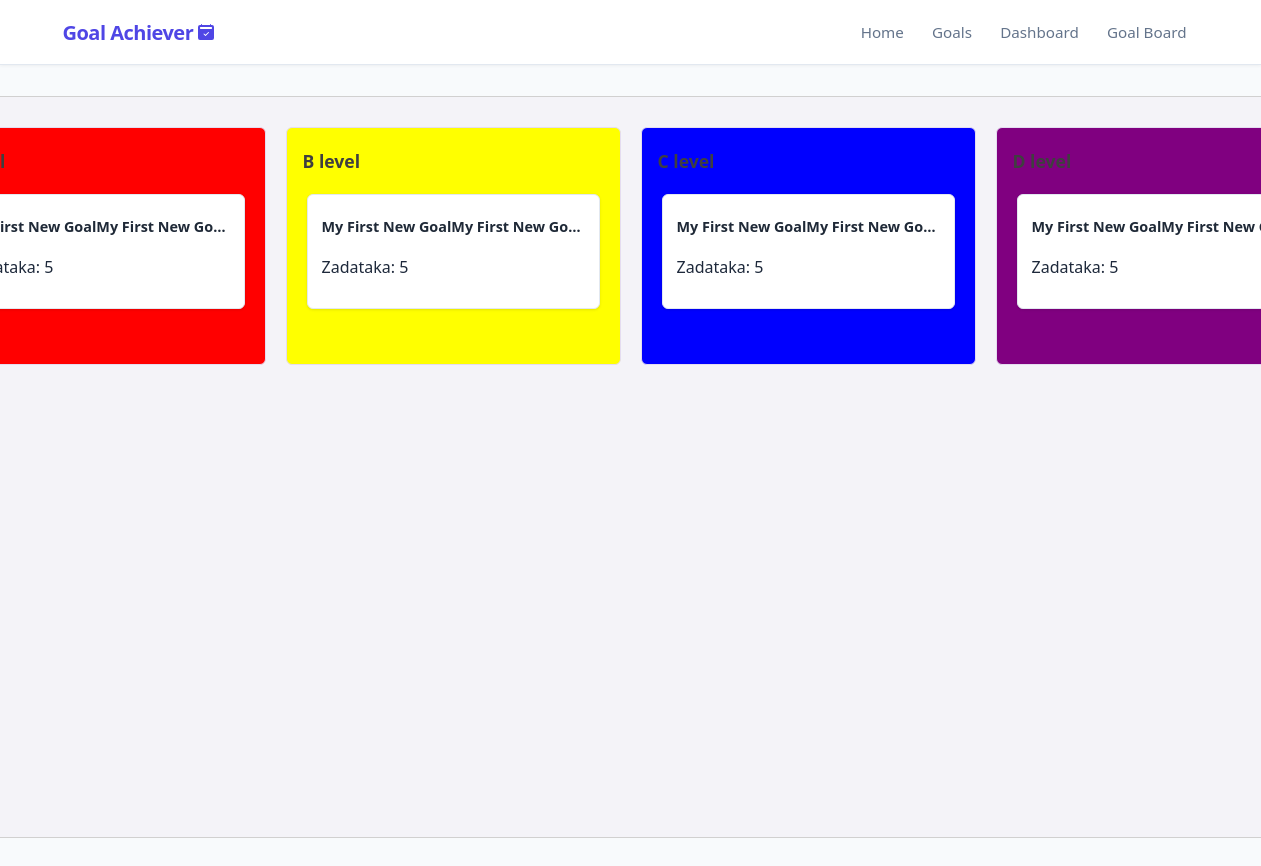
Page /goal_board on the earlier database version.
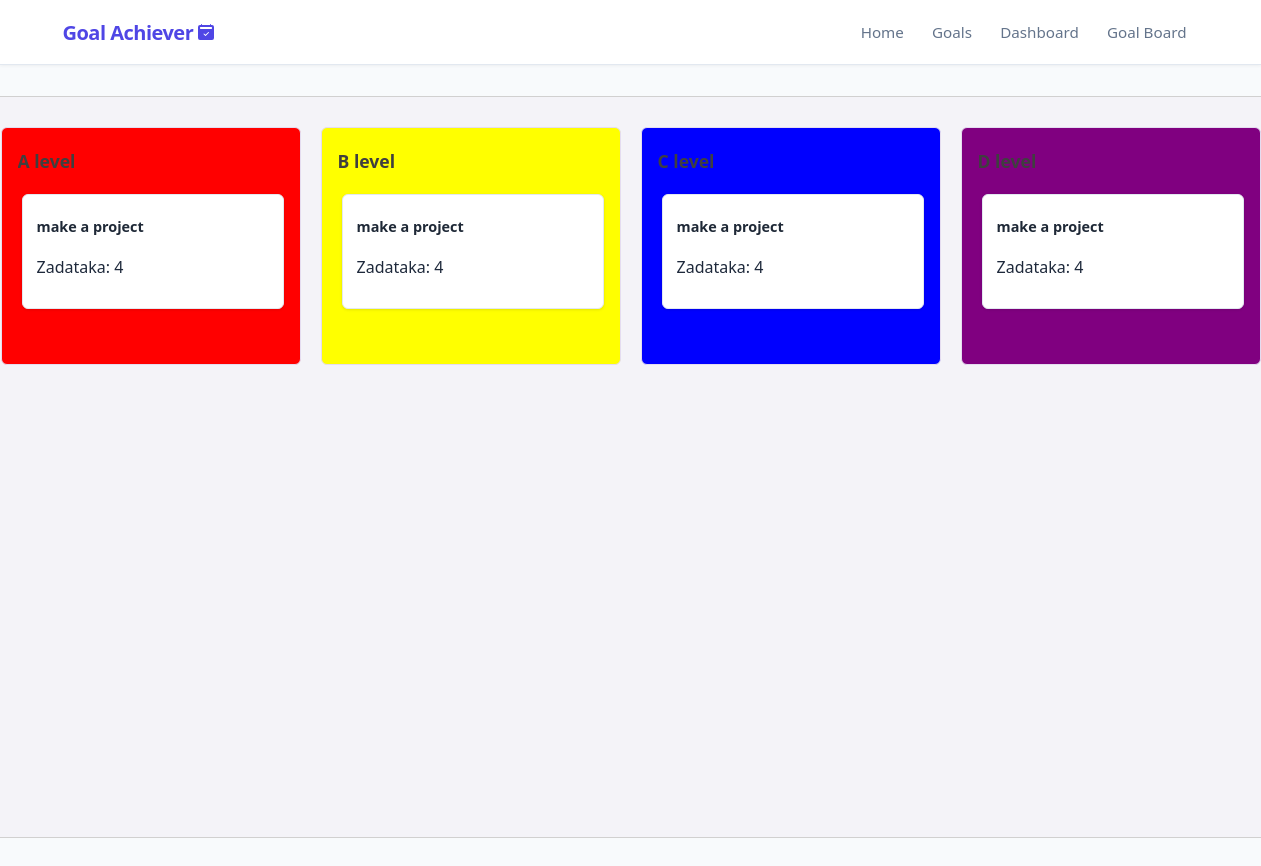
Same page on the later database version.
### app/models_db.py (models this page shows, shortened)
class Goal(db.Model):
    __tablename__ = 'goals'
    id = db.Column(db.Integer, primary_key=True)
    title = db.Column(db.String(100), nullable=False)
    description = db.Column(db.Text, nullable=False)
    is_completed = db.Column(db.Boolean, default=False)
    is_confirmed_finished = db.Column(db.Boolean, default=False)
    progress_percentage = db.Column(db.Float, default=0.0)
    difficulty = db.Column(db.String(20), nullable=False, default='Medium')
    priority = db.Column(db.String(1), nullable=False, default='b')
    created_at = db.Column(db.DateTime, default=datetime.now(timezone.utc), nullable=False)
    tasks = db.relationship('Task', backref='goal', cascade="all, delete-orphan", lazy=True)

### app/routes.py (the view)
@main.route('/goal_board')
def goal_board():
    columns = [
        {"id" : 0, "name" : "A level", "color":"red"},
        {"id" : 1, "name" : "B level", "color":"yellow"},
        {"id" : 2, "name" : "C level", "color":"blue"},
        {"id" : 3, "name" : "D level", "color":"purple"}
        ]
    goals = Goal.query.order_by(Goal.priority.asc()).all()
    return render_template("goal_board.html", goals=goals, columns=columns)

### app/templates/goal_board.html (shortened to what this page needs)
{% extends "base.html" %}
{% block content %}
    <div class="board-container">
    {% for column in columns %}
    <div class="board-column" data-column-id="{{ column.id }}" style="--column-color: {{ column.color }}; background-color: var(--column-color);">
        <div class="column-header">
            <h3>{{ column.name }}</h3>
        </div>
        <div class="kanban-cards" id="column-{{ column.id }}">
            {% for goal in goals %}
            <div class="goal-card"
                 draggable="true"
                 data-goal-id="{{ goal.id }}">
                <h4 class="goal-title">{{ goal.title }}</h4>
                {% if goal.tasks %}
                <p class="goal-meta">Zadataka: {{ goal.tasks|length }}</p>
                {% endif %}
            </div>
            {% endfor %}
        </div>
        </div>
    {% endfor %}
    </div>
{% endblock %}

Differences in the rows shown:
removed Goal: title "My First New GoalMy First New Go…", tasks|length "5"
added Goal: title "make a project", tasks|length "4"
